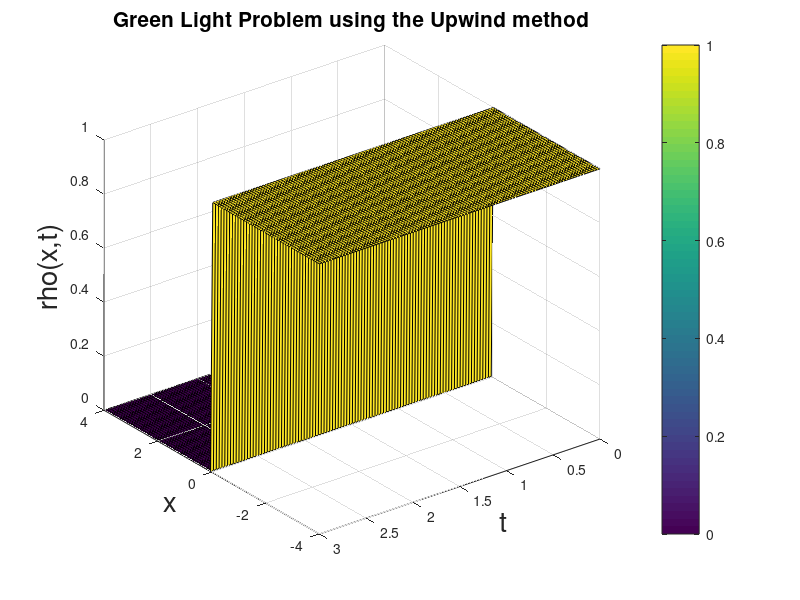

Source code (MATLAB):
clear
clc 

% Initialising variables
x = linspace(-4, 4, 100); %100 steps    
t = linspace(0, 3, 100); %100 steps

j = @(rho) rho - rho.^2;   % Defining flux j(rho)
j_dash = @(rho) 1 - 2 * rho;  % Defining j'(rho)
RHO= zeros(length(x), length(t)); %initializing the density variable

k = t(2) - t(1);    % step size for time
h = x(2) - x(1);    %step size for the space
nt = 100;    % Total number of time steps
nx = 100;    % Total number of space steps

% Initial conditions for the Density
RHO(:,1) = 1 * (x <= 0);  % Density at t=0

% Boundary conditions for the density
RHO(1,:) = 1 ;
RHO(100,:) = 0 ;

% Implementing the numerical method: Green light problem using the upwind method
for idt = 1 :nt - 1    
    for idx = 2 :nx - 1
        if j_dash(RHO(idx, idt)) > 0
            RHO(idx, idt + 1) = RHO(idx, idt) - (k / h) * (j(RHO(idx, idt)) - j(RHO(idx - 1, idt)));  
        elseif j_dash(RHO(idx, idt)) < 0
            RHO(idx, idt + 1) = RHO(idx, idt) - (k / h) * (j(RHO(idx + 1, idt)) - j(RHO(idx, idt)));
        end    
    end
end

% Plotting the density function
figure(1)
surf(t,x,RHO)
xlabel('t', 'FontSize', 20)
ylabel('x', 'FontSize', 20)
zlabel('rho(x,t)', 'FontSize', 20)
colorbar
title('Green Light Problem using the Upwind method', 'FontSize', 15)
set(gca, 'XDir','reverse')